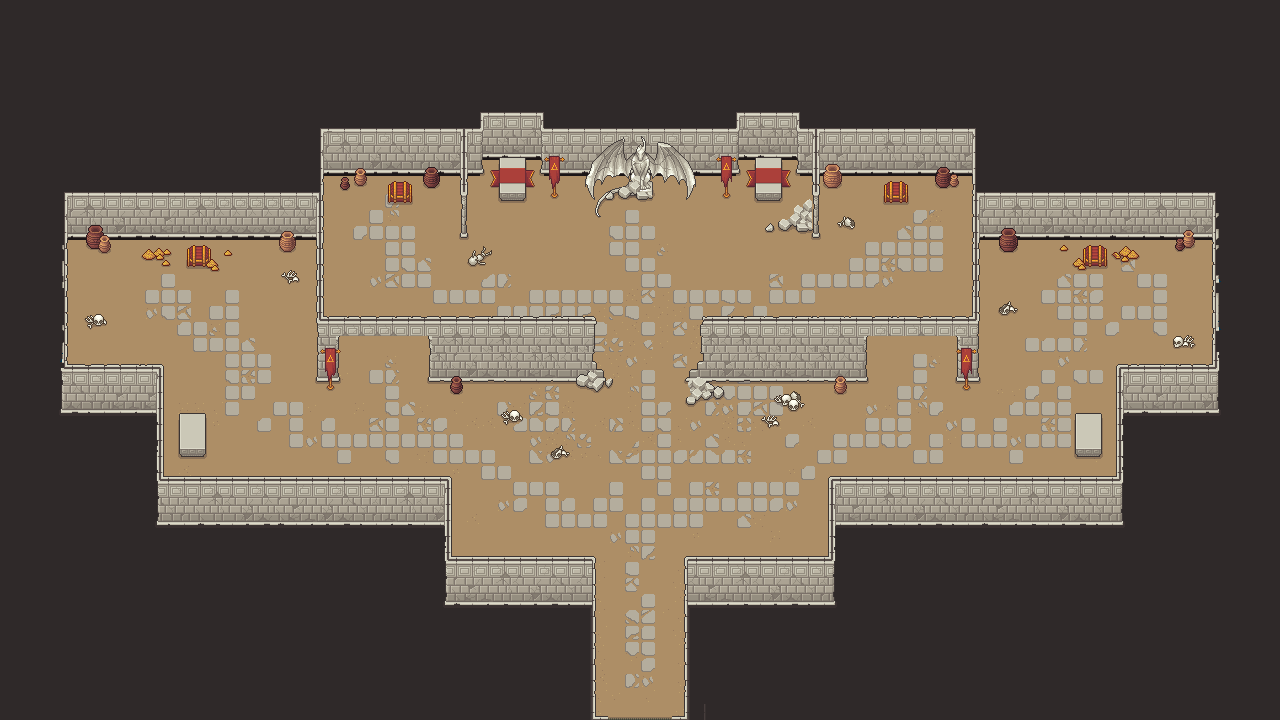

This is a level from a 2D game, rendered from its Tiled map with the project's own tilesets. A one-line summary and the map file follow, with tile-layer data summarised:
An orthogonal 80x45 tile map with 16x16 px tiles, 8 tile layers (Floors, Cracked_floors, Walls_back, Statue, ...), 3 tilesets.

<map version="1.10" tiledversion="1.12.2" orientation="orthogonal" renderorder="right-down" width="80" height="45" tilewidth="16" tileheight="16" infinite="0" nextlayerid="30" nextobjectid="1">
 <tileset firstgid="1" name="Walls_floor" tilewidth="16" tileheight="16" tilecount="176" columns="11">
  <image source="Walls_floor.png" width="176" height="256" />
 </tileset>
 <tileset firstgid="177" name="Cracked_tiles_interior" tilewidth="16" tileheight="16" tilecount="207" columns="9">
  <image source="Decorative_cracks_interior.png" width="144" height="368" />
 </tileset>
 <tileset firstgid="384" name="Objects_interior" tilewidth="16" tileheight="16" tilecount="384" columns="24">
  <image source="Objects_interior.png" width="384" height="256" />
 </tileset>
 <layer id="29" name="Floors" width="80" height="45">
  <data>[3600 cells, 1348 non-empty, 20 distinct tile ids]</data>
 </layer>
 <layer id="10" name="Cracked_floors" width="80" height="45">
  <data>[3600 cells, 430 non-empty, 52 distinct tile ids]</data>
 </layer>
 <layer id="8" name="Walls_back" width="80" height="45">
  <data>[3600 cells, 1422 non-empty, 86 distinct tile ids]</data>
 </layer>
 <layer id="21" name="Statue" width="80" height="45">
  <data>[3600 cells, 52 non-empty, 48 distinct tile ids]</data>
 </layer>
 <layer id="22" name="Decorative_objects1" width="80" height="45">
  <data>[3600 cells, 103 non-empty, 62 distinct tile ids]</data>
 </layer>
 <layer id="9" name="Walls_top" width="80" height="45">
  <data>[3600 cells, 1291 non-empty, 90 distinct tile ids]</data>
 </layer>
 <layer id="25" name="Decorative_objects2" width="80" height="45">
  <data>[3600 cells, 83 non-empty, 64 distinct tile ids]</data>
 </layer>
 <layer id="26" name="Bones" width="80" height="45">
  <data>[3600 cells, 48 non-empty, 37 distinct tile ids]</data>
 </layer>
</map>
